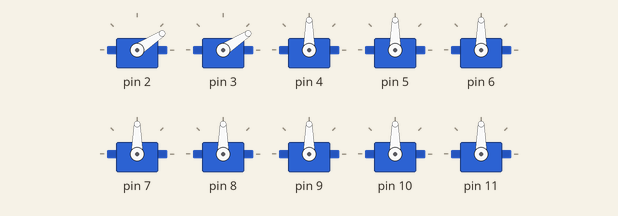
Simulated run of this sketch. Board: Arduino Uno, built with avr-gcc and run on an emulated ATmega328P. Shown: 10 × servo.

Above: at 0.05 s.
At 1.35 s:
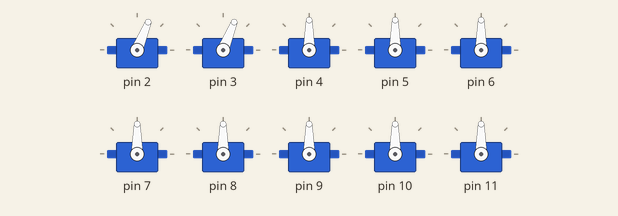
At 2.7 s:
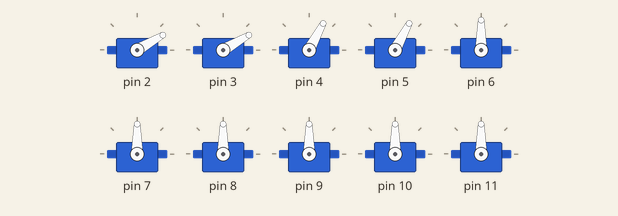
At 5.35 s:
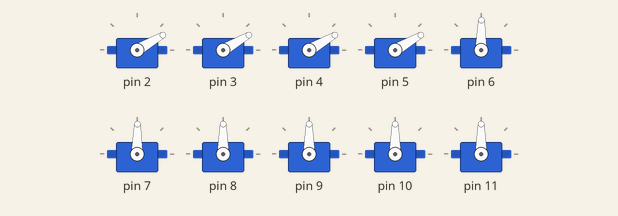
At 8.0 s:
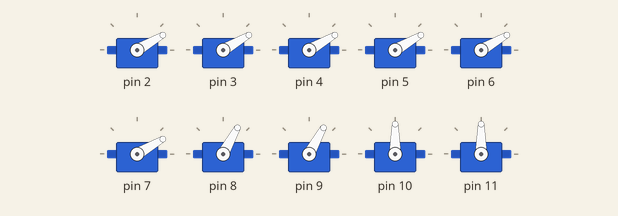
At 10.65 s:
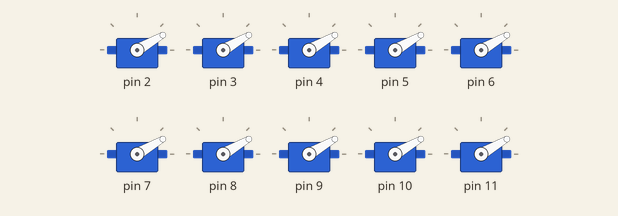
Timing chart, 0 to 13.9 s (numbered marks = the images above):
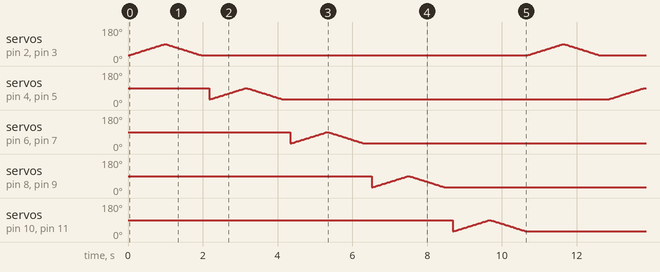

The sketch:

chatgpt4.ino
```cpp
#include <Servo.h>

class Finger {
  public:
    Finger(int servo1Pin, int servo2Pin) {
      servo1.attach(servo1Pin);
      servo2.attach(servo2Pin);
    }

    void move(int minAngle, int maxAngle, int moveDuration, int returnDuration) {
      int range = maxAngle - minAngle;

      // Move finger forward
      for (int pos = 0; pos <= range; pos++) {
        servo1.write(minAngle + pos);
        servo2.write(minAngle + pos);
        delay(moveDuration / range);
      }

      // Return finger to the initial position
      for (int pos = range; pos >= 0; pos--) {
        servo1.write(minAngle + pos);
        servo2.write(minAngle + pos);
        delay(returnDuration / range);
      }
    }

  private:
    Servo servo1, servo2;
};

// Initialize finger objects with servo pins
Finger finger1(2, 3);
Finger finger2(4, 5);
Finger finger3(6, 7);
Finger finger4(8, 9);
Finger finger5(10, 11);

void setup() {
  // Nothing to do here
}

void loop() {
  // Move each finger with an offset in motion
  finger1.move(30, 90, 1000, 1000);
  delay(200);
  finger2.move(30, 90, 1000, 1000);
  delay(200);
  finger3.move(30, 90, 1000, 1000);
  delay(200);
  finger4.move(30, 90, 1000, 1000);
  delay(200);
  finger5.move(30, 90, 1000, 1000);
}
```
